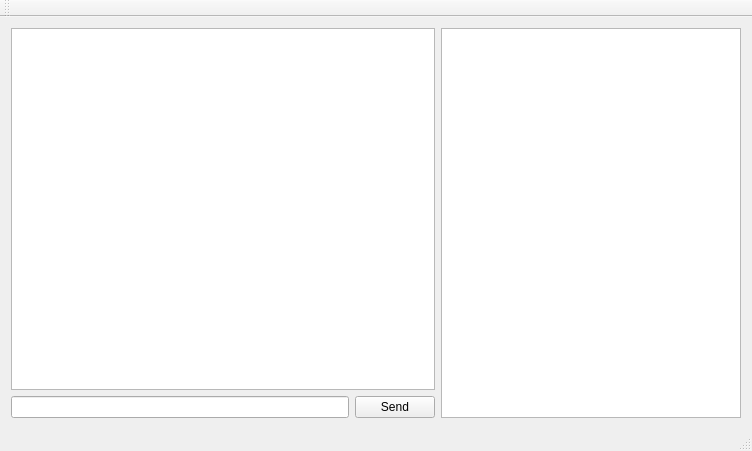
<?xml version="1.0" encoding="UTF-8"?>
<ui version="4.0">
 <class>CWidget</class>
 <widget class="QMainWindow" name="CWidget">
  <property name="geometry">
   <rect>
    <x>0</x>
    <y>0</y>
    <width>752</width>
    <height>451</height>
   </rect>
  </property>
  <property name="windowTitle">
   <string>CWidget</string>
  </property>
  <widget class="QWidget" name="centralWidget">
   <layout class="QGridLayout" name="gridLayout">
    <item row="1" column="0">
     <widget class="QLineEdit" name="commandline"/>
    </item>
    <item row="1" column="1">
     <widget class="QPushButton" name="send">
      <property name="text">
       <string>Send</string>
      </property>
     </widget>
    </item>
    <item row="0" column="0" colspan="2">
     <widget class="QTextEdit" name="log">
      <property name="readOnly">
       <bool>true</bool>
      </property>
     </widget>
    </item>
    <item row="0" column="2" rowspan="2">
     <widget class="QTextEdit" name="doc">
      <property name="minimumSize">
       <size>
        <width>300</width>
        <height>0</height>
       </size>
      </property>
      <property name="maximumSize">
       <size>
        <width>300</width>
        <height>16777215</height>
       </size>
      </property>
      <property name="readOnly">
       <bool>true</bool>
      </property>
     </widget>
    </item>
   </layout>
  </widget>
  <widget class="QMenuBar" name="menuBar">
   <property name="geometry">
    <rect>
     <x>0</x>
     <y>0</y>
     <width>752</width>
     <height>21</height>
    </rect>
   </property>
  </widget>
  <widget class="QToolBar" name="mainToolBar">
   <attribute name="toolBarArea">
    <enum>TopToolBarArea</enum>
   </attribute>
   <attribute name="toolBarBreak">
    <bool>false</bool>
   </attribute>
  </widget>
  <widget class="QStatusBar" name="statusBar"/>
 </widget>
 <layoutdefault spacing="6" margin="11"/>
 <resources/>
 <connections/>
</ui>
